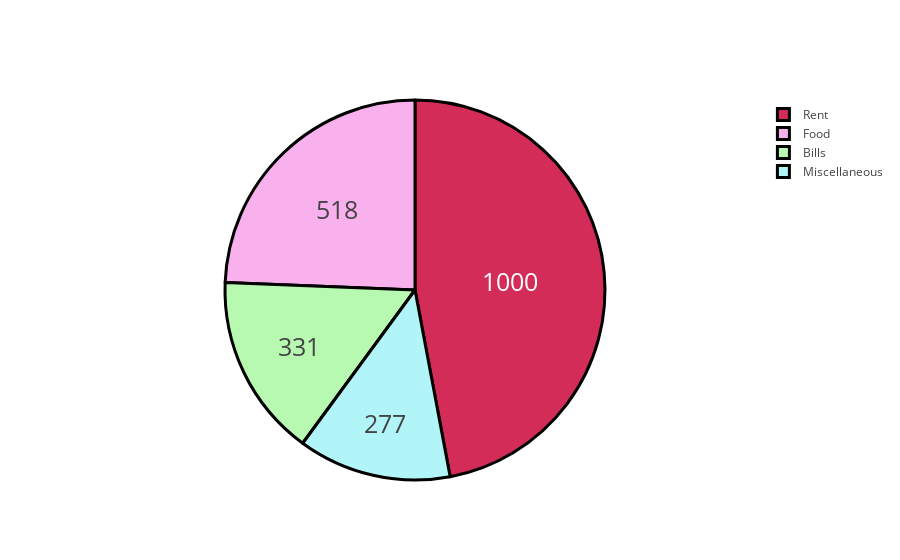

Notebook code for this chart:
### Code cell
#Expenses

#breakdown each category 
groups = ['Rent','Food','Bills','Miscellaneous']
#create amount
amount = [1000,518,331,277]
#style
colors = ['#d32c58', '#f9b1ee', '#b7f9b1', '#b1f5f9']

trace = go.Pie(labels=groups, values=amount,
               hoverinfo='label+percent', textinfo='value', 
               textfont=dict(size=25),
               marker=dict(colors=colors, 
                           line=dict(color='#000000', width=3)))

#plot - 
iplot([trace])

### Figure 1 — Plotly figure (JSON) as saved in the notebook; plotly's stock layout.template omitted (floating-point values rounded to 4 significant figures)
{"data": [{"hoverinfo": "label+percent", "labels": ["Rent", "Food", "Bills", "Miscellaneous"], "marker": {"colors": ["#d32c58", "#f9b1ee", "#b7f9b1", "#b1f5f9"], "line": {"color": "#000000", "width": 3}}, "textfont": {"size": 25}, "textinfo": "value", "type": "pie", "uid": "f62add50-6587-4900-bcfc-54fa54eedfe2", "values": [1000, 518, 331, 277]}], "layout": {}}
